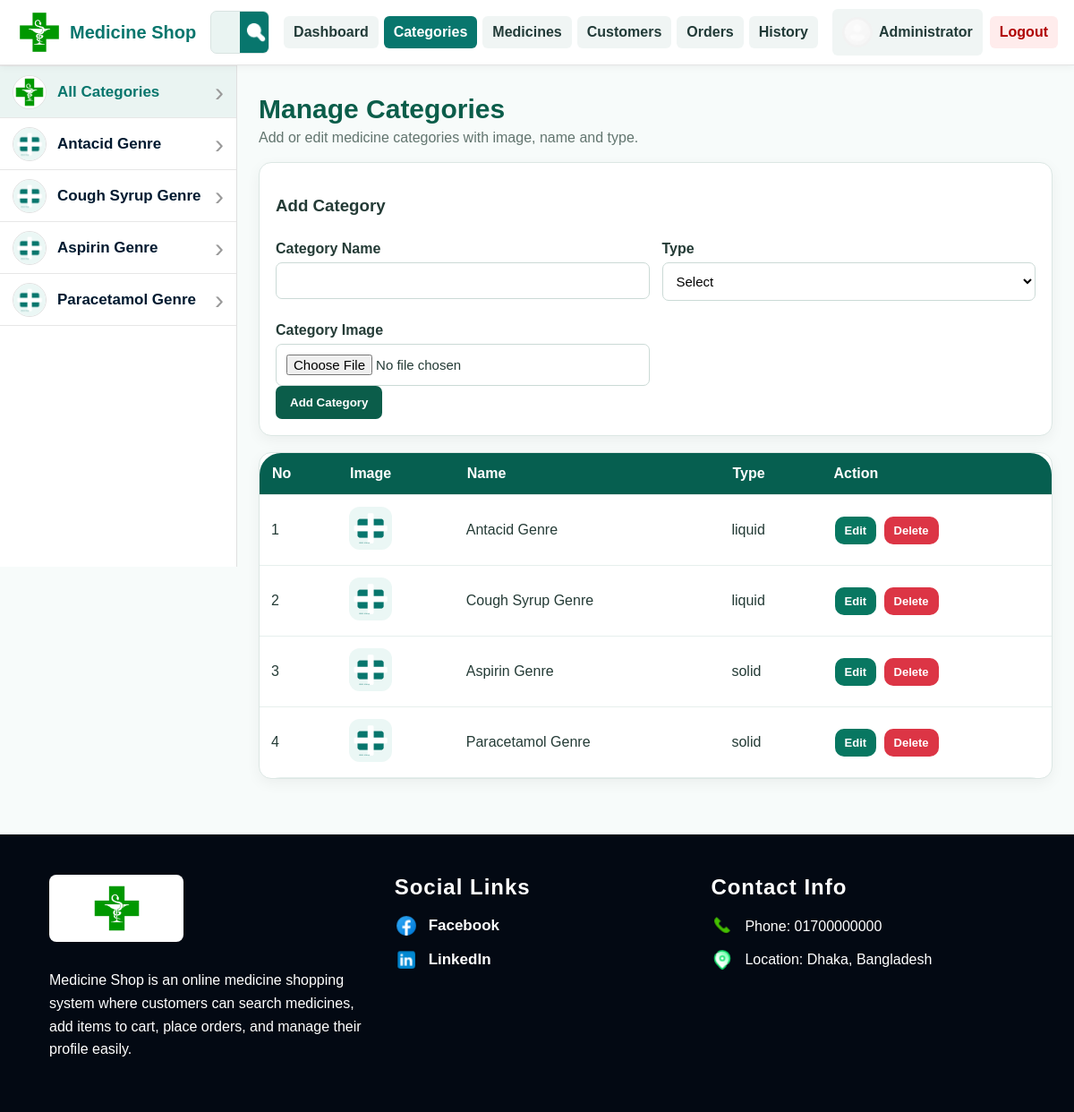
The page /index.php?page=categories (signed in) on the database its author committed.
### tables this page shows
CREATE TABLE users (
    id INT AUTO_INCREMENT PRIMARY KEY,
    name VARCHAR(100) NOT NULL,
    email VARCHAR(120) NOT NULL UNIQUE,
    password_hash VARCHAR(255) NOT NULL,
    role ENUM('admin','customer') NOT NULL DEFAULT 'customer',
    profile_picture VARCHAR(255) NULL,
    address TEXT NULL,
    phone VARCHAR(30) NULL,
    remember_token VARCHAR(255) NULL,
    created_at TIMESTAMP DEFAULT CURRENT_TIMESTAMP
);

CREATE TABLE categories (
    id INT AUTO_INCREMENT PRIMARY KEY,
    name VARCHAR(120) NOT NULL,
    category_type ENUM('liquid','solid') NOT NULL,
    image_path VARCHAR(255) NULL,
    created_at TIMESTAMP DEFAULT CURRENT_TIMESTAMP
);

### controllers/AdminController.php (called while the page is built, shortened)
<?php
function categoryCtrl($conn)
{
    $editing = null;
    $categories = getCategories($conn);
    require 'views/admin/categories.php';
}
?>

### models/UserModel.php (called while the page is built, shortened)
<?php
function findUserById($conn, $id)
{
    $stmt = mysqli_prepare($conn, "SELECT * FROM users WHERE id = ? LIMIT 1");
    mysqli_stmt_bind_param($stmt, 'i', $id);
    mysqli_stmt_execute($stmt);
    $row = mysqli_fetch_assoc(mysqli_stmt_get_result($stmt));
    return $row;
}
?>

### models/CategoryModel.php (called while the page is built, shortened)
<?php
function getCategories($conn)
{
    $result = mysqli_query(
        $conn,
        "SELECT *
         FROM categories
         ORDER BY category_type, name"
    );
    return mysqli_fetch_all($result, MYSQLI_ASSOC);
}
?>

### views/admin/categories.php (the view, shortened to what this page needs)
<?php
$editing    = $editing ?? null;
$categories = $categories ?? [];
require 'views/layout/header.php';
?>
<section class="page-title-box">
    <h1>Manage Categories</h1>
    <p>Add or edit medicine categories with image, name and type.</p>
</section>
<section class="card form-card">
    <h3>
        <?= $editing ? 'Edit Category' : 'Add Category' ?>
    </h3>
    <form
        method="POST"
        enctype="multipart/form-data"
        action="index.php?page=categories&action=<?= $editing ? 'update&id=' . htmlspecialchars($editing['id']) : 'add' ?>"
        onsubmit="return validateCategory()"
    >
        <div class="form-grid two">
            <div>
                <label for="catName">Category Name</label>
                <input
                    type="text"
                    id="catName"
                    name="name"
                    value="<?= htmlspecialchars($editing['name'] ?? '') ?>"
                >
            </div>
            <div>
                <label for="catType">Type</label>
                <select id="catType" name="category_type">
                    <option value="">
                        Select
                    </option>
                </select>
            </div>
            <div>
                <label for="categoryImage">Category Image</label>
                <input
                    type="file"
                    id="categoryImage"
                    name="category_image"
                    accept="image/*"
                >
            </div>
        </div>
        <button class="btn" type="submit">
            <?= $editing ? 'Update Category' : 'Add Category' ?>
        </button>
    </form>
</section>
<section class="card table-card">
    <table>
        <thead>
            <tr>
                <th>No</th>
                <th>Image</th>
                <th>Name</th>
                <th>Type</th>
                <th>Action</th>
            </tr>
        </thead>
        <tbody>
            <?php foreach ($categories as $i => $cat): ?>
                <?php
                    $img = (!empty($cat['image_path']) && file_exists($cat['image_path']))
                        ? $cat['image_path']
                        : 'asset/medicine-default.png';
                ?>
                <tr>
                    <td>
                        <?= $i + 1 ?>
                    </td>
                    <td>
                        <img
                            class="table-img"
                            src="<?= htmlspecialchars($img) ?>"
                            alt="Category Image"
                        >
                    </td>
                    <td>
                        <?= htmlspecialchars($cat['name']) ?>
                    </td>
                    <td>
                        <?= htmlspecialchars($cat['category_type']) ?>
                    </td>
                    <td>
                        <a
                            class="small-btn"
                            href="index.php?page=categories&action=edit&id=<?= htmlspecialchars($cat['id']) ?>"
                        >
                            Edit
                        </a>
                        <a
                            class="small-btn danger"
                            href="index.php?page=categories&action=delete&id=<?= htmlspecialchars($cat['id']) ?>"
                            onclick="return confirm('Delete category?')"
                        >
                            Delete
                        </a>
                    </td>
                </tr>
            <?php endforeach; ?>
        </tbody>
    </table>
</section>
<?php require 'views/layout/footer.php'; ?>

### views/layout/header.php (shortened to what this page needs)
<?php
$currentPage = $_GET['page'] ?? 'home';
$authUser = $_SESSION['user'] ?? null;
$profilePic = 'asset/Profile.png';
$layoutCategories = [];
if (isset($conn)) {
    $layoutCategories = getCategories($conn);
    if ($authUser) {
        $dbUser = findUserById($conn, $authUser['id']);
        if ($dbUser && !empty($dbUser['profile_picture']) && file_exists($dbUser['profile_picture'])) {
            $profilePic = $dbUser['profile_picture'];
        }
    }
}
function activeMenu($name,$current){ return $name===$current ? 'active' : ''; }
$searchText = $_GET['q'] ?? ($_SESSION['last_search'] ?? ($_COOKIE['last_search'] ?? ''));
$searchText = htmlspecialchars($searchText);
$selectedCategory = intval($_GET['category'] ?? 0);
?>
<!DOCTYPE html>
<html lang="en">
<head>
<link rel="stylesheet" href="css/base.css">
<link rel="stylesheet" href="css/layout.css">
<link rel="stylesheet" href="css/home.css">
<link rel="stylesheet" href="css/admin.css">
<link rel="stylesheet" href="css/customer.css">
<link rel="stylesheet" href="css/profile.css">
</head>
<body>
<header class="topbar">
    <a class="brand" href="index.php?page=home">
        <img src="asset/medicineshopelogo.jpg" alt="Company Logo">
        <span>Medicine Shop</span>
    </a>
    <form class="top-search" id="topSearchForm" method="GET" action="index.php">
        <input id="topSearchInput" name="q" value="<?= $searchText ?>" placeholder="Search for medicine name...">
        <button type="submit" class="search-btn"><img src="asset/Search.png" alt="Search"></button>
    </form>
    <nav class="top-menu">
        <?php if($authUser && ($authUser['role'] ?? '')==='admin'): ?>
            <a class="<?= activeMenu('admin',$currentPage) ?>" href="index.php?page=admin">Dashboard</a>
            <a class="<?= activeMenu('categories',$currentPage) ?>" href="index.php?page=categories">Categories</a>
            <a class="<?= activeMenu('medicines',$currentPage) ?>" href="index.php?page=medicines">Medicines</a>
            <a class="<?= activeMenu('customers',$currentPage) ?>" href="index.php?page=customers">Customers</a>
            <a class="<?= activeMenu('orders',$currentPage) ?>" href="index.php?page=orders">Orders</a>
            <a class="<?= activeMenu('history',$currentPage) ?>" href="index.php?page=history">History</a>
        <?php elseif($authUser && ($authUser['role'] ?? '')==='customer'): ?>
            <a class="<?= activeMenu('my_orders',$currentPage) ?>" href="index.php?page=my_orders">My Orders</a>
        <?php endif; ?>
    </nav>
    <div class="nav-account">
        <?php if($authUser): ?>
            <a class="profile-link <?= activeMenu('profile',$currentPage) ?>" href="index.php?page=profile">
                <img src="<?= htmlspecialchars($profilePic) ?>" alt="Profile"><span><?= htmlspecialchars($authUser['name'] ?? 'User') ?></span>
            </a>
            <a class="logout-btn" href="index.php?page=logout">Logout</a>
        <?php else: ?>
            <a class="login-btn <?= activeMenu('login',$currentPage) ?>" href="index.php?page=login">Login</a>
            <a class="register-btn <?= activeMenu('register',$currentPage) ?>" href="index.php?page=register">Register</a>
        <?php endif; ?>
    </div>
</header>
<div class="page-body">
    <aside class="left-category">
        <div class="category-box">
            <a class="category-row <?= $selectedCategory===0?'active':'' ?>" href="index.php?page=home&q=<?= urlencode($_GET['q'] ?? '') ?>">
                <span class="cat-img"><img src="asset/medicineshopelogo.jpg" alt="All"></span>
                <span>All Categories</span>
                <b>›</b>
            </a>
            <?php foreach($layoutCategories as $cat): ?>
                <?php
                    $catImage = (!empty($cat['image_path']) && file_exists($cat['image_path']))
                        ? $cat['image_path']
                        : 'asset/medicine-default.png';
                ?>
                <a class="category-row <?= $selectedCategory==intval($cat['id'])?'active':'' ?>" href="index.php?page=home&category=<?= $cat['id'] ?>&q=<?= urlencode($_GET['q'] ?? '') ?>">
                    <span class="cat-img"><img src="<?= htmlspecialchars($catImage) ?>" alt="Category"></span>
                    <span><?= htmlspecialchars($cat['name']) ?></span>
                    <b>›</b>
                </a>
            <?php endforeach; ?>
        </div>
    </aside>
    <main class="container">

### css/base.css (style rules this page uses)
* { box-sizing: border-box; }
body { margin: 0; font-family: Arial, Helvetica, sans-serif; background: #f7fbfa; color: #243b36; }
a { text-decoration: none; }
label { display: block; font-weight: bold; margin: 10px 0 6px; }
input, select, textarea { width: 100%; padding: 11px; border: 1px solid #cbdad6; border-radius: 7px; font-size: 15px; background: white; }
.btn { display: inline-block; border: 0; border-radius: 7px; background: #0b5d4a; color: white; padding: 11px 16px; font-weight: bold; cursor: pointer; }
.small-btn { display: inline-block; background: #0b5d4a; color: white; padding: 7px 10px; border-radius: 6px; margin: 2px; font-size: 13px; }
.small-btn.danger { background: #c22727; }
.card { background: white; border: 1px solid #dce7e4; border-radius: 14px; padding: 18px; margin-bottom: 18px; box-shadow: 0 5px 16px rgba(0, 0, 0, 0.05); }
.form-grid { display: grid; grid-template-columns: repeat(2, 1fr); gap: 14px; }
.form-grid.two { grid-template-columns: repeat(2, 1fr); }
.page-title-box { padding: 8px 0 18px; }
.page-title-box h1 { margin: 0; font-size: 30px; color: #0b5d4a; }
.page-title-box p { margin: 6px 0 0; color: #62756f; }
table { width: 100%; border-collapse: collapse; background: white; }
th, td { padding: 11px; border-bottom: 1px solid #e1ebe8; text-align: left; vertical-align: middle; }
th { background: #0b5d4a; color: white; }
.table-img { width: 55px; height: 55px; border-radius: 8px; object-fit: cover; }

### css/layout.css (style rules this page uses)
.topbar { position: sticky; top: 0; z-index: 10; background: #fff; border-bottom: 1px solid #e4e4e4; display: flex; align-items: center; gap: 16px; padding: 10px 18px; box-shadow: 0 2px 8px rgba(0, 0, 0, 0.05); }
.brand { display: flex; align-items: center; gap: 8px; font-weight: bold; font-size: 20px; color: #08766d; white-space: nowrap; }
.brand img { width: 52px; height: 52px; border-radius: 6px; object-fit: cover; }
.brand span { color: #08766d; }
.top-search { height: 48px; display: flex; align-items: center; flex: 1; max-width: 640px; border: 1px solid #d8e3e1; border-radius: 7px; overflow: hidden; background: #eaf4f2; margin-left: auto; }
.top-search input { height: 100%; border: 0; background: #eaf4f2; outline: 0; flex: 1; padding: 0 16px; font-size: 16px; }
.top-search .search-btn { width: 64px; height: 100%; border: 0; background: #08766d; display: flex; align-items: center; justify-content: center; cursor: pointer; }
.top-search .search-btn img { width: 24px; height: 24px; filter: brightness(0) invert(1); }
.top-menu { display: flex; gap: 6px; align-items: center; }
.top-menu a, .login-btn, .register-btn, .logout-btn, .profile-link, .cart-top { padding: 9px 11px; border-radius: 6px; color: #223b38; font-weight: bold; background: #f0f5f4; white-space: nowrap; }
.top-menu a:hover, .top-menu a.active, .profile-link.active, .cart-top.active { background: #08766d; color: white; }
.nav-account { display: flex; align-items: center; gap: 8px; }
.profile-link { display: flex; align-items: center; gap: 7px; }
.profile-link img { width: 34px; height: 34px; border-radius: 50%; object-fit: cover; background: #f2f2f2; }
.logout-btn { background: #ffecec; color: #b00000; }
.page-body { display: flex; align-items: flex-start; min-height: 70vh; }
.left-category { width: 265px; min-height: 70vh; background: #fff; border-right: 1px solid #e0e0e0; position: sticky; top: 73px; }
.category-box { width: 100%; background: #fff; border-top: 1px solid #e7e7e7; }
.category-row { height: 58px; display: flex; align-items: center; gap: 12px; padding: 8px 14px; border-bottom: 1px solid #e7e7e7; color: #001a30; font-size: 17px; font-weight: bold; background: #fff; }
.category-row:hover, .category-row.active { background: #eaf4f2; color: #08766d; }
.category-row .cat-img { width: 38px; height: 38px; border: 1px solid #e1e1e1; border-radius: 50%; display: flex; align-items: center; justify-content: center; overflow: hidden; background: #fff; flex: 0 0 auto; }
.category-row .cat-img img { width: 100%; height: 100%; object-fit: cover; }
.category-row span:nth-child(2) { flex: 1; }
.category-row b { font-size: 30px; color: #9a9a9a; font-weight: normal; }
.container { flex: 1; max-width: 1180px; margin: 0 auto; padding: 24px; }

### rows shown on the page
users: profile_picture (placeholder picture), name "Administrator"
categories: image_path (placeholder picture), name "Antacid Genre", category_type "liquid"
categories: image_path (placeholder picture), name "Cough Syrup Genre", category_type "liquid"
categories: image_path (placeholder picture), name "Aspirin Genre", category_type "solid"
categories: image_path (placeholder picture), name "Paracetamol Genre", category_type "solid"
